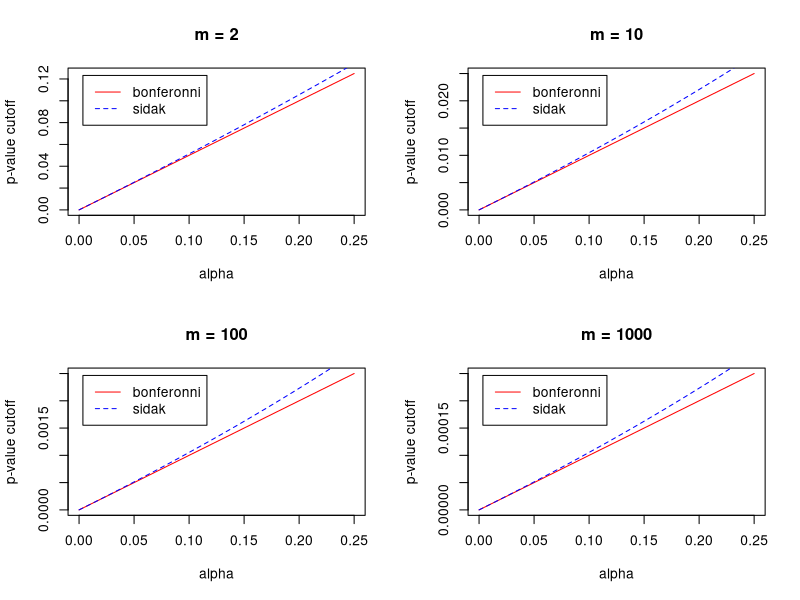

This figure's R source:
# exercises week 2: Bonferroni Correction

### EXERCISE #1
alphas <- seq(0,0.25,0.01)
ms <- c(2,10,100,1000)

# setings multi panel plot
par(mfrow=c(2,2)) #first argument (#rows) and second argument (#columns)

for (m in ms) {
  bonf <- alphas/m
  sidak <- 1 - ( 1 - alphas)^(1/m)
  # plot bonf in RED
  plot(alphas, bonf, col = "red", type = "l", lty = 1,
       xlab = "alpha", ylab = "p-value cutoff", main = paste("m =",m))
  # plot sidak in blue
  lines(alphas, sidak, col = "blue", type = "l", lty = 2)
  legend("topleft", legend = c("bonferonni", "sidak"), col = c("red", "blue"), lty = 1:2, inset = 0.05)
}

### EXERCISE #2

# NOTE: FWER is the probability of rejecting at least one null hypothesis given that all null hypotheses are true

# we know that p-values have a uniform distribution when the null (H0) is true, so let's generate 8793 p-values given H0 is true

set.seed(1)
n_simulation <- 10000
n_test <- 8793
bonf_alpha <- 0.05/n_test
sidak_alpha <- 1 - (1- 0.05)^(1/n_test)

# 1) bonferroni
out_bonf <- replicate(n_simulation, {
  # get p values
  pvals <- runif(n_test, 0, 1)
  # determine if at least one p value is below adjusted significance level
  out <- any(pvals < bonf_alpha)
})

# calculate FWER for both adjustment methods
FWER_bonf <- mean(out_bonf)
# print results
FWER_bonf

### EXERCISE #3

# 2) sidak
out_sidak <- replicate(n_simulation, {
  # get p values
  pvals <- runif(n_test, 0, 1)
  # determine if at least one p value is below adjusted significance level
  out <- any(pvals < sidak_alpha)
})


# calculate FWER for both adjustment methods
FWER_sidak <- mean(out_sidak)

# print results
FWER_sidak

